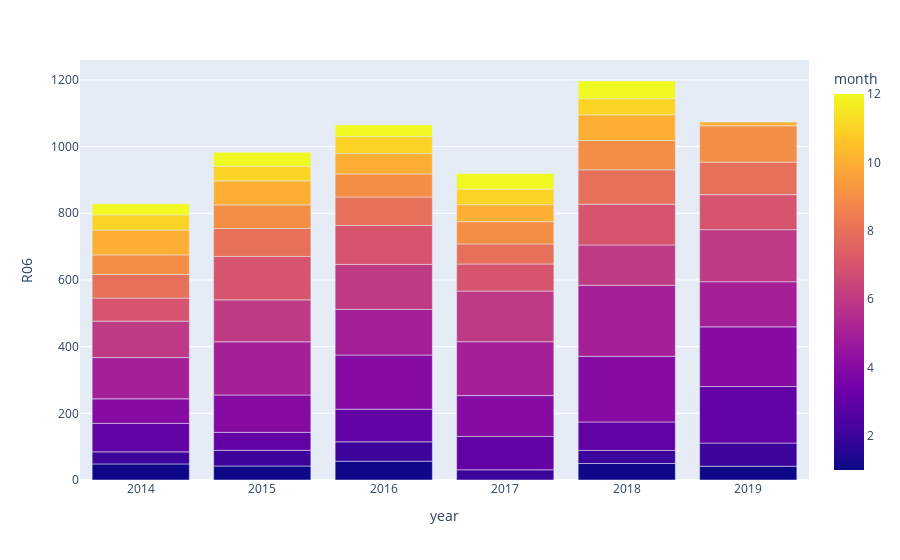

Notebook source saved alongside this figure:
### Code cell
fig = px.bar(
    df,
    x='year',
    y='R06',
    color='month'
)

fig.show()

### Figure 1 — Plotly figure (JSON) as saved in the notebook; plotly's stock layout.template omitted (floating-point values rounded to 4 significant figures)
{"data": [{"alignmentgroup": "True", "hovertemplate": "year=%{x}<br>R06=%{y}<br>month=%{marker.color}<extra></extra>", "legendgroup": "", "marker": {"color": [1, 2, 3, 4, 5, 6, 7, 8, 9, 10, 11, 12, 1, 2, 3, 4, 5, 6, 7, 8, 9, 10, 11, 12, 1, 2, 3, 4, 5, 6, 7, 8, 9, 10, 11, 12, 1, 2, 3, 4, 5, 6, 7, 8, 9, 10, 11, 12, 1, 2, 3, 4, 5, 6, 7, 8, 9, 10, 11, 12, 1, 2, 3, 4, 5, 6, 7, 8, 9, 10], "coloraxis": "coloraxis", "pattern": {"shape": ""}}, "name": "", "offsetgroup": "", "orientation": "v", "showlegend": false, "textposition": "auto", "type": "bar", "x": [2014, 2014, 2014, 2014, 2014, 2014, 2014, 2014, 2014, 2014, 2014, 2014, 2015, 2015, 2015, 2015, 2015, 2015, 2015, 2015, 2015, 2015, 2015, 2015, 2016, 2016, 2016, 2016, 2016, 2016, 2016, 2016, 2016, 2016, 2016, 2016, 2017, 2017, 2017, 2017, 2017, 2017, 2017, 2017, 2017, 2017, 2017, 2017, 2018, 2018, 2018, 2018, 2018, 2018, 2018, 2018, 2018, 2018, 2018, 2018, 2019, 2019, 2019, 2019, 2019, 2019, 2019, 2019, 2019, 2019], "xaxis": "x", "y": [48.2, 36.2, 85.4, 73.7, 123.7, 109.3, 69.1, 70.8, 58.8, 74.5, 45.2, 33.4, 42, 47, 54, 112, 159.5, 125.8, 130.3, 83.7, 71, 72, 44, 41.73, 56.5, 58, 97.84, 162.4, 137.1, 134.8, 116.8, 85.3, 69.3, 60.9, 51.2, 34.9, 0, 30.6, 100.1, 122.4, 161.8, 151.9, 81.1, 60.1, 66.9, 51, 46.6, 47.1, 49.5, 39.06, 85.5, 197.1, 213.0, 120.8, 122.2, 103.1, 88.1, 76.9, 48.4, 53.1, 41.3, 69.5, 169.5, 179.1, 135.4, 156.0, 105.2, 97.3, 109.1, 11.13], "yaxis": "y"}], "layout": {"barmode": "relative", "coloraxis": {"colorbar": {"title": {"text": "month"}}, "colorscale": [[0, "#0d0887"], [0.1111, "#46039f"], [0.2222, "#7201a8"], [0.3333, "#9c179e"], [0.4444, "#bd3786"], [0.5556, "#d8576b"], [0.6667, "#ed7953"], [0.7778, "#fb9f3a"], [0.8889, "#fdca26"], [1, "#f0f921"]]}, "legend": {"tracegroupgap": 0}, "margin": {"t": 60}, "xaxis": {"anchor": "y", "domain": [0, 1], "title": {"text": "year"}}, "yaxis": {"anchor": "x", "domain": [0, 1], "title": {"text": "R06"}}}}
